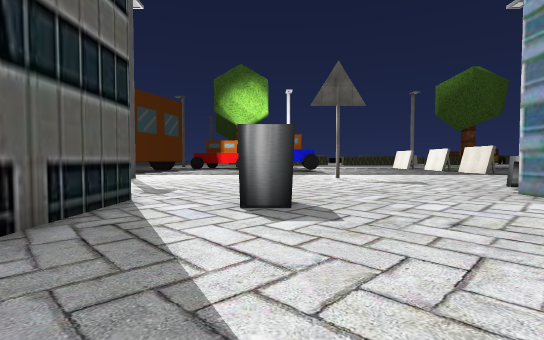
View 1 (above)

24 first-person views from a walk through a Unity game level. The camera is 1.5 m above the floor, tilts 2° down and sees 85° across. The floor is counted in squares, 2 m on a side. Each view is taken from the middle of a square. On the plan, view 1 faces up. The plan holds only what a view shows up to about 10 squares ahead; the rest is blank. The place goes on beyond the plan. Some animated figures are not drawn. Some surface patterns are stand-ins.

View 2
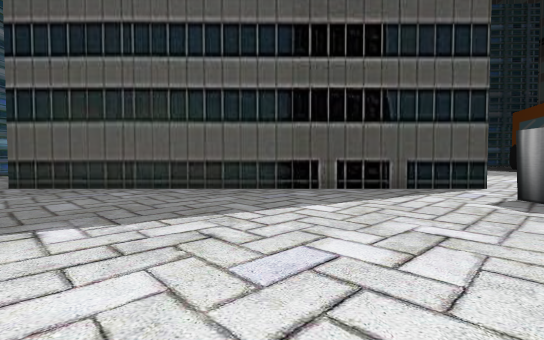

View 3
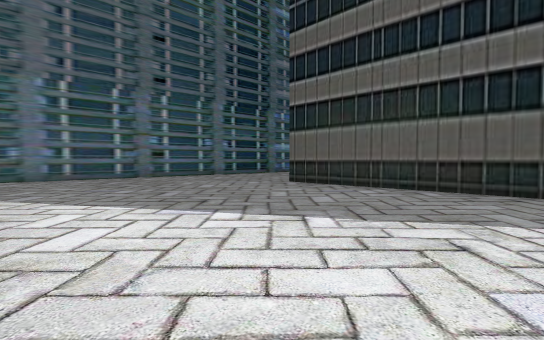

View 4
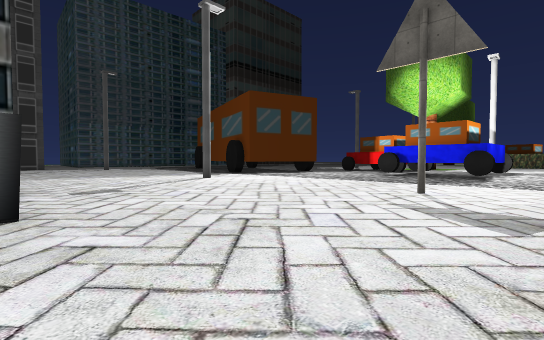

View 5
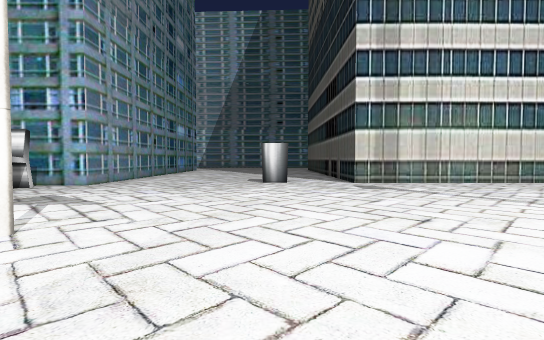

View 6
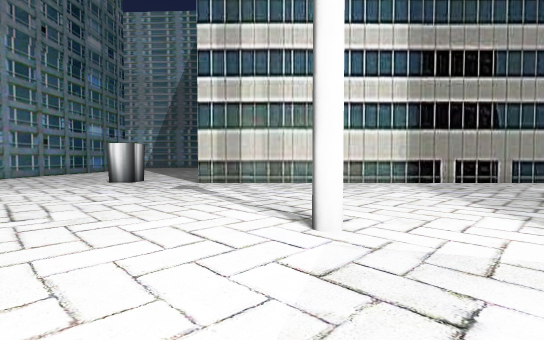

View 7
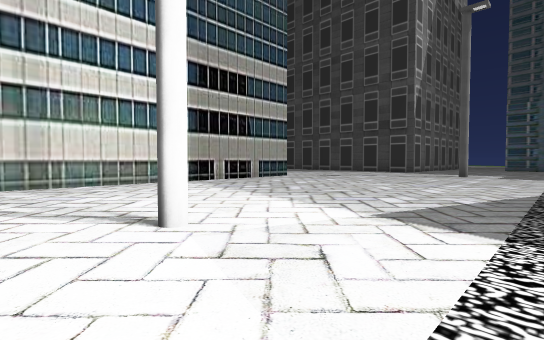

View 8
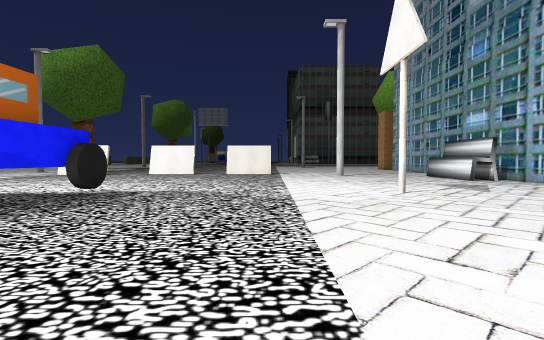

View 9
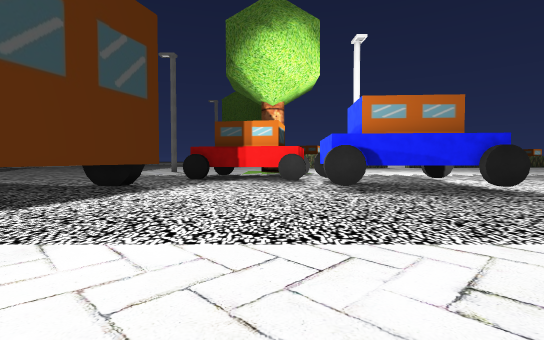

View 10
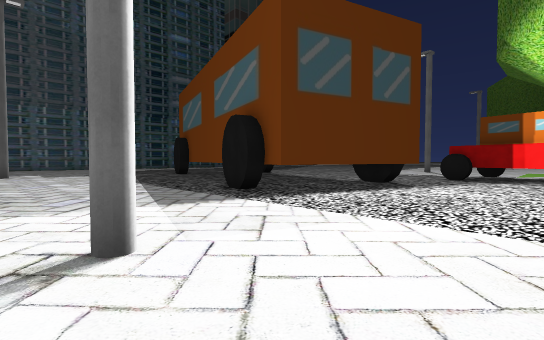

View 11
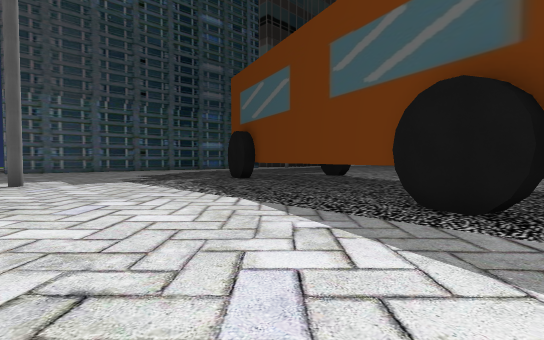

View 12
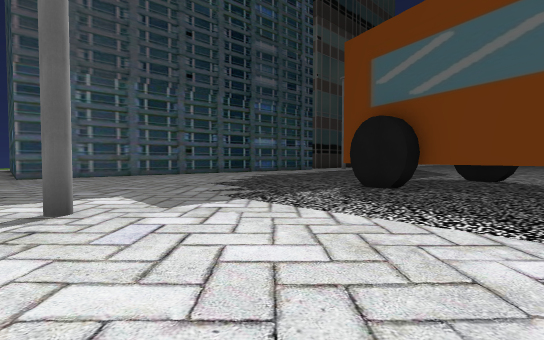

View 13
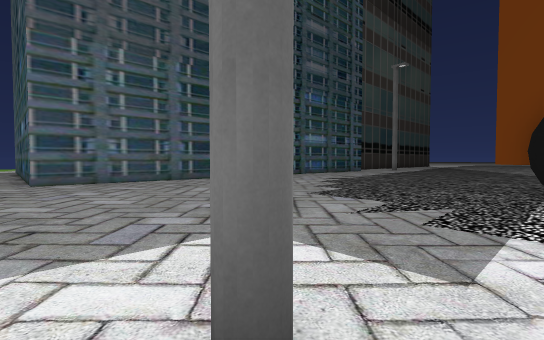

View 14
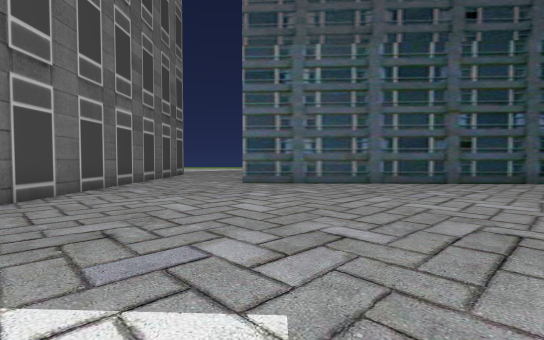

View 15
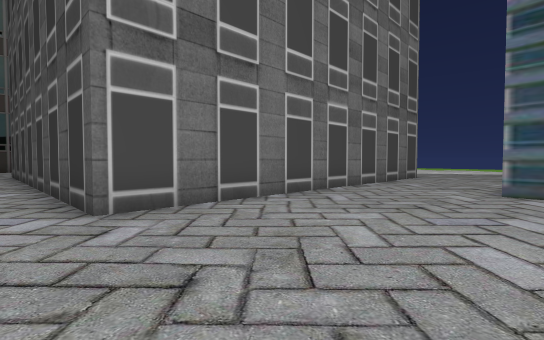

View 16
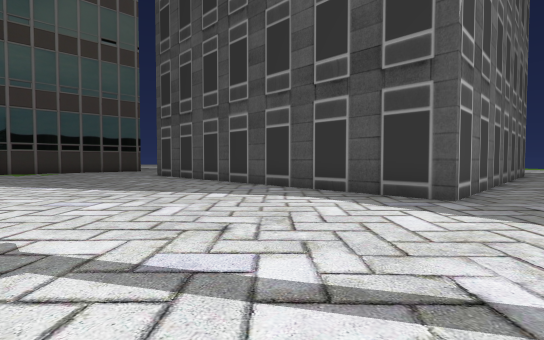

View 17
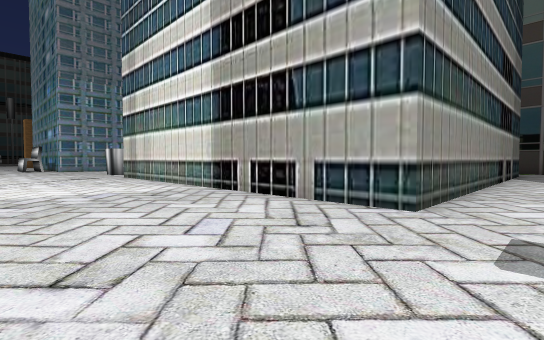

View 18
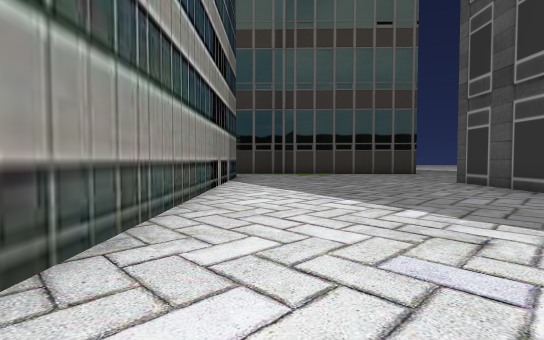

View 19
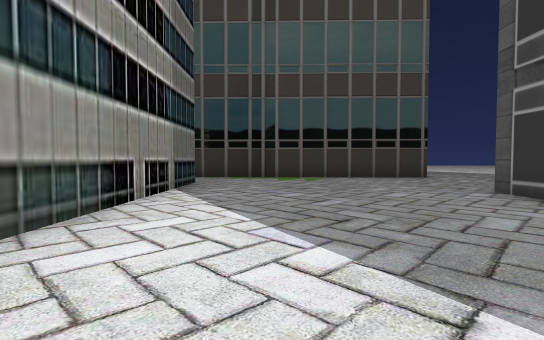

View 20
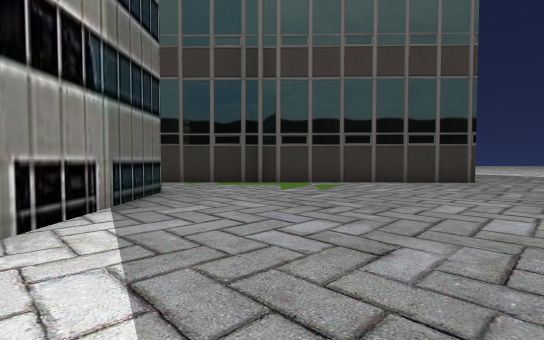

View 21
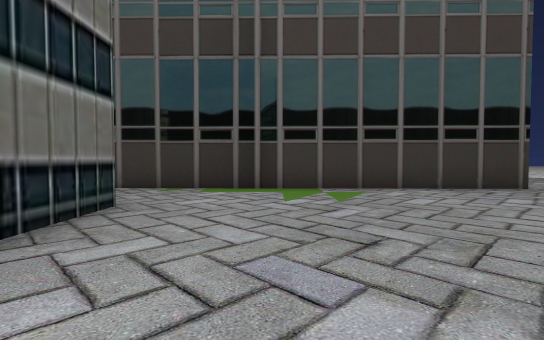

View 22
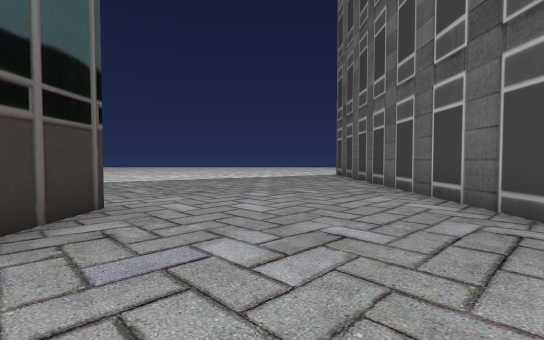

View 23
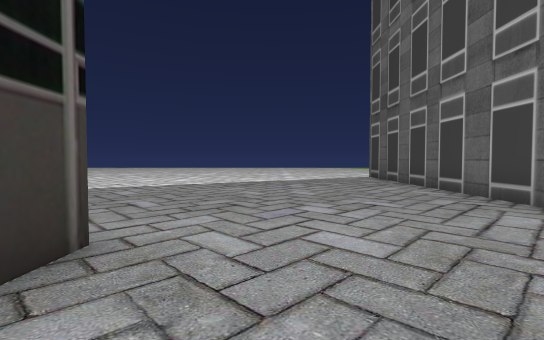

View 24
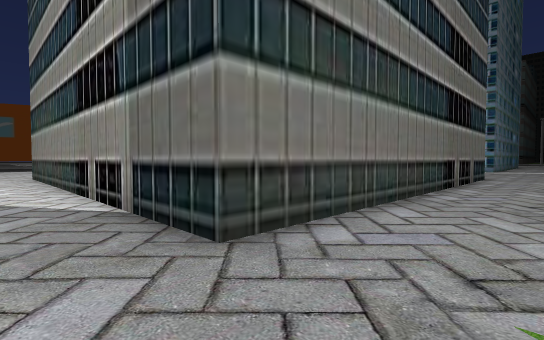

### Floor plan
Key: @ floor where view 1 was taken; # wall or solid block; . floor; B building; O other object.
Columns run from 29 left of view 1 to 8 right of it. Each row starts with its distance up from view 1.
 20  #..  ....##         ###....###  ...
 19  #.........####       #.......###...
 18  #............####    #.............
 17 ##...............###  #.............
 16 #..................####.............
 15 #...................................
 14 #...................................
 13 #...................................
 12 #.........#............#........#...
 11 ....................................
 10 .....................................
  9 .....................................
  8    ####B............................OO
  7        B............................OO
  6        B..........................B##
  5        B.......############..O.....
  4        B.......#          #.......
  3        B.......#          #......
  2        B.......#          #......
  1        B.......#          #.......
  0        B.......#          #..@.....
 -1        B.......#          #........
 -2        B.......#          #........
 -3        B.......#          #........
 -4 BBBBBBB........#          #........
 -5 ...............#          #........
 -6 ...............##         #........
 -7 ...............B###########........
 -8 ........................... .......
 -9 ........................     ......
-10 ......###########B            .....
-11 .....                          ...

Where each view was taken, in squares from view 1:
view 1: 0 up, 0 right, facing up
view 2: 0 up, 5 right, facing left
view 3: 0 up, 5 right, facing down-left
view 4: 5 up, 5 right, facing up-left
view 5: 15 up, 0 right, facing down
view 6: 15 up, 5 left, facing down
view 7: 15 up, 4 left, facing down-left
view 8: 15 up, 4 left, facing right
view 9: 12 up, 3 left, facing up
view 10: 11 up, 3 left, facing up-left
view 11: 11 up, 8 left, facing up-left
view 12: 11 up, 14 left, facing up-left
view 13: 11 up, 18 left, facing up-left
view 14: 13 up, 19 left, facing left
view 15: 13 up, 21 left, facing down-left
view 16: 10 up, 16 left, facing down-left
view 17: 10 up, 16 left, facing down-right
view 18: 6 up, 16 left, facing down
view 19: 3 up, 17 left, facing down
view 20: 0 up, 17 left, facing down
view 21: 2 down, 17 left, facing down
view 22: 7 down, 19 left, facing left
view 23: 8 down, 21 left, facing left
view 24: 9 down, 16 left, facing up-right
